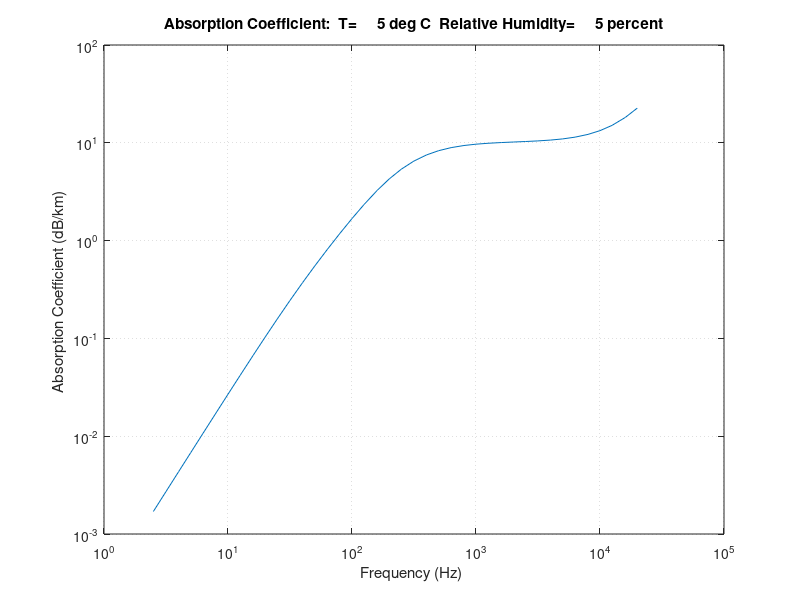

The MATLAB source for this figure:
%
disp(' ');
disp(' atmosphere_absorption.m  ver 1.0  April 29, 2009 ');
disp(' ');
disp(' by Tom Irvine  ');
disp(' ');
disp(' Calculation per ISO 9613-1:1993(E) ');
disp(' ');
%
clear alpha;
clear fn;
%
pr=101325;
%
T20=293.15;
%
disp(' ');
TC=input(' Enter temperature (degrees C)  ');
%
disp(' ');
pa=input(' Enter pressure (atm) ');
%
pa=pa/(9.8717e-006);
%
Prhat=pa/pr;
%
disp(' ');
rh=input(' Enter relative humidity percent '); 
%
T=TC+273.15;
%
tau=T/T20;
%
T01 = 273.16;
%
Csat=-6.8346*(T01/T)^1.261 + 4.6151;
Psat=10^Csat;
h=rh*Psat/Prhat;
%
frn=Prhat*(tau^-0.5)*(9 + 280*h*exp(-4.17*(tau^(-1/3)-1)));
fro=Prhat*(24 + 40400*h*(0.02+h)/(0.391+h));
%
out1=sprintf(' tau=%8.4g \n',tau);
disp(out1);
%
out1=sprintf(' frn=%8.4g Hz  fro=%8.4g Hz \n',frn,fro);
disp(out1);
%
out1=sprintf(' h=%8.4g  Psat=%8.4g  Prhat=%8.4g  Csat=%8.4g \n',h,Prhat,Psat,Csat);
disp(out1);
%
%%%%%%%%%%%%%%%%%%%%%%%%%%%%%%%%%%%%%%%%%%%%%%%%%
	fc(1)=2.5;
	fc(2)=3.15;
	fc(3)=4.;;
	fc(4)=5.;
	fc(5)=6.3;
	fc(6)=8.;
	fc(7)=10.;
	fc(8)=12.5;
	fc(9)=16.;
	fc(10)=20.;
	fc(11)=25.;
	fc(12)=31.5;
	fc(13)=40.;
	fc(14)=50.;
	fc(15)=63.;
	fc(16)=80.;
	fc(17)=100.;
	fc(18)=125.;
	fc(19)=160.;
	fc(20)=200.;
	fc(21)=250.;
	fc(22)=315.;
	fc(23)=400.;
	fc(24)=500.;
	fc(25)=630.;
	fc(26)=800.;
	fc(27)=1000.;
	fc(28)=1250.;
	fc(29)=1600.;
	fc(30)=2000.;
	fc(31)=2500.;
	fc(32)=3150.;
	fc(33)=4000.;
	fc(34)=5000.;
	fc(35)=6300.;
	fc(36)=8000.;
	fc(37)=10000.;
	fc(38)=12500.;
	fc(39)=16000.;
	fc(40)=20000.;
    imax=40;
%%%%%%%%%%%%%%%%%%%%%%%%%%%%%%%%%%%%%%%%%%%%%%%%%
%
disp(' ');
disp('  Freq(Hz)   alpha(dB/km)  ');
for(i=1:imax)
    f=fc(i);
%
    Nratio=frn + f^2/frn;
    Oratio=fro + f^2/fro;
%
    b1=0.10680*exp(-3352/T)/Nratio;
    b2=0.01275*exp(-2239.1/T)/Oratio;
%
    alpha(i)=8.686*f^2*sqrt(tau)*( ((1.84e-11)/Prhat) + (tau^(-3))*(b1+b2) );
%
    alpha(i)=alpha(i)*1000.;
    out1=sprintf(' %8.4g  %8.4g ',f,alpha(i));
    disp(out1);  
%
end
%
plot(fc,alpha);
grid on;
set(gca,'MinorGridLineStyle',':','GridLineStyle',':','XScale','log','YScale','log');
xlabel('Frequency (Hz) ');
ylabel('Absorption Coefficient (dB/km) ');
out1=sprintf('Absorption Coefficient:  T=%6.3g deg C  Relative Humidity=%6.3g percent',TC,rh);
title(out1);